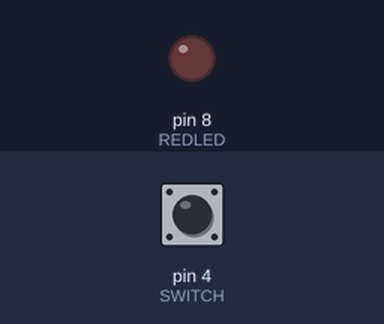
Simulated run of this sketch. Board: Arduino Uno, built with avr-gcc and run on an emulated ATmega328P. Parts: output pins drawn as LEDs (lit = HIGH). The inputs (shaded band) are chosen by the test bench; at power-on: pin 4 (SWITCH) LOW.

Above: at 1.2 s.
1.3 s: pin 4 (SWITCH) pulled HIGH for 0.15 s
At 2.2 s:
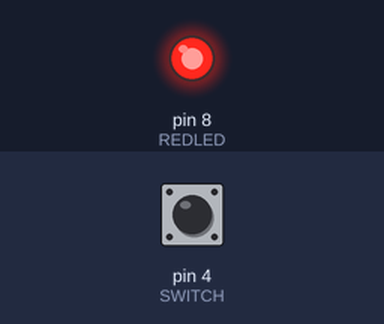
Timing chart, 0 to 7.8 s (numbered marks = the images above; inputs shaded):
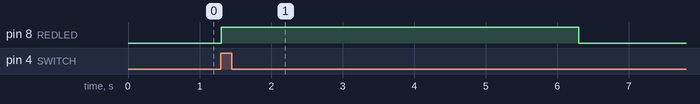

Measured:
- after the input at 1.3 s, pin 8 (REDLED): LOW → HIGH at once, → LOW 5.0 s later

The sketch:

sketch_ex8.ino
```cpp
const int SWITCH = 4;
const int REDLED = 8;

void setup() {
  pinMode(SWITCH, INPUT);
  pinMode(REDLED, OUTPUT);
  digitalWrite(REDLED, LOW);
}

void loop() {
  if(digitalRead(SWITCH))
  {
    digitalWrite(REDLED,HIGH);
    delay(5000);
    digitalWrite(REDLED,LOW);
  }
}
```
